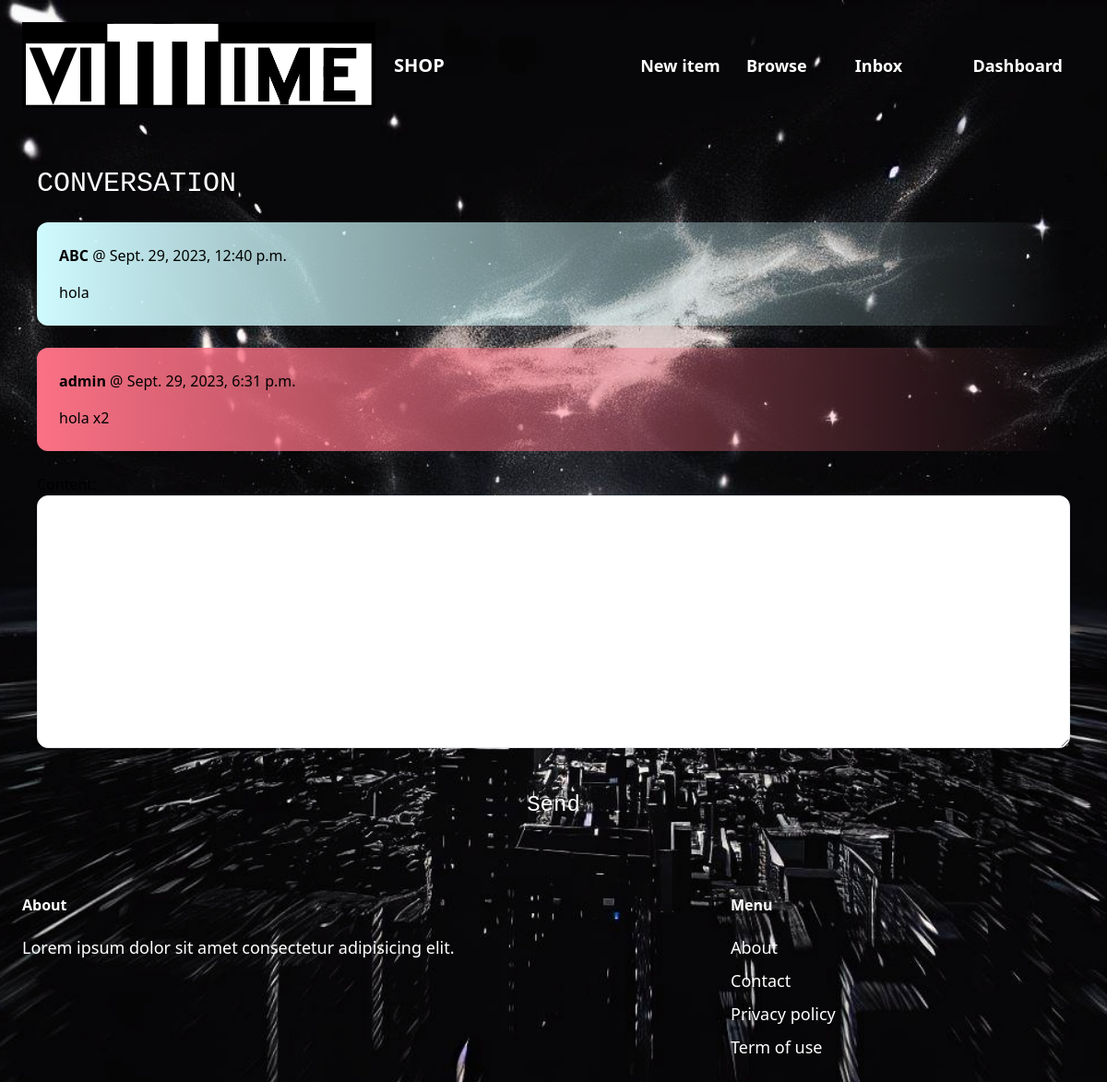
The page /inbox/1/ (signed in) on the database its author committed.
### conversation/models.py (models this page shows)
class ConversationMessage(models.Model):
  conversation = models.ForeignKey(Conversation, related_name='messages', on_delete=models.CASCADE)
  content = models.TextField()
  created_at = models.DateTimeField(auto_now_add=True)
  created_by = models.ForeignKey(User, related_name='created_messages', on_delete=models.CASCADE)

### conversation/views.py (the view)
# urls.py: path('<int:pk>/', views.detail, name='detail'),
@login_required
def detail(request, pk):
  conversation = Conversation.objects.filter(members__in=[request.user.id]).get(pk=pk)
  if request.method == 'POST':
    form = ConversationMessageForm(request.POST)
    if form.is_valid():
      conversation_message = form.save(commit=False)
      conversation_message.conversation = conversation
      conversation_message.created_by = request.user
      conversation_message.save()
      conversation.save()
      return redirect('conversation:detail', pk=pk)
  else:
    form = ConversationMessageForm()
  return render(request, 'conversation/detail.html', {
    'conversation': conversation,
    'form': form
  })

### conversation/forms.py
class ConversationMessageForm(forms.ModelForm):
  class Meta:
    model = ConversationMessage
    fields = ('content',)
    widgets = {
      'content': forms.Textarea(attrs={
        'class': 'w-full py-4 px-6 rounded-xl border'
      })
    }

### conversation/templates/conversation/detail.html (shortened to what this page needs)
{% extends 'core/base.html' %}
{% block content %}
<h1 class="mb-6 text-3xl text-white uppercase font-mono">Conversation</h1>
<div class="space-y-6">
  {% for message in conversation.messages.all %}
    <div class="p-6 flex {% if message.created_by == request.user %}bg-gradient-to-r from-rose-400 to transparent{% else %}bg-gradient-to-r from-cyan-100 to-transparent{% endif %} rounded-xl">
      <div>
        <p class="mb-4"><strong>{{ message.created_by.username }}</strong> @ {{ message.created_at }}</p>
        <p>{{ message.content }}</p>
      </div>
    </div>
  {% endfor %}
</div>
<form method="post" action="." class="mt-6">
  {{ form.as_p }}
  <button class="py-4 px-4 w-full font-mono mt-6 bg-transparent hover:bg-gradient-to-r from-white to-transparent rounded-xl text-white text-2xl">Send</button>
</form>
{% endblock %}

### rows shown on the page
ConversationMessage: created_by.username "ABC", created_at "Sept. 29, 2023, 12:40 p.m.", content "hola"
ConversationMessage: created_by.username "admin", created_at "Sept. 29, 2023, 6:31 p.m.", content "hola x2"
